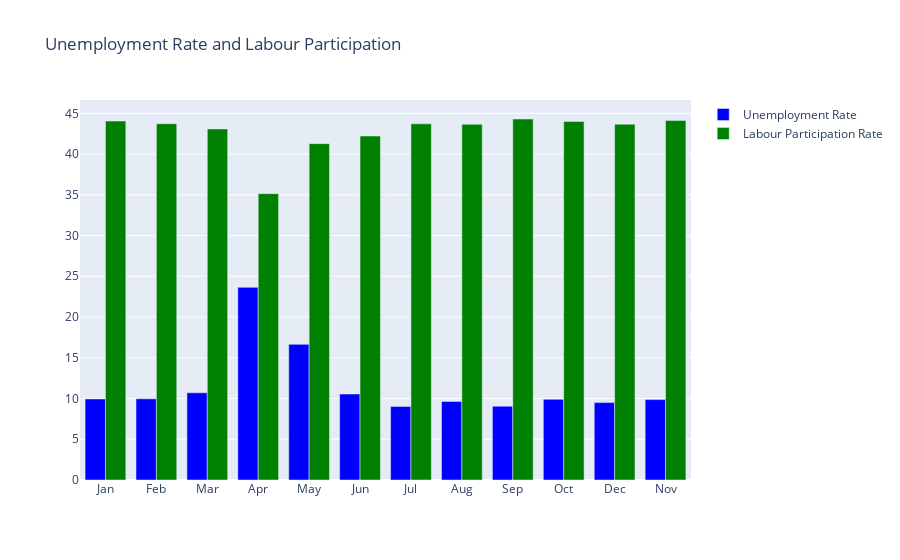

The code cell stored with this chart in its notebook:
### Markdown cell above
BAR PLOT OF UNEMPLOYMENT RATE AND LABOUR PARTICIPATION RATE

### Code cell
month = data.month
unemployment_rate = data[' Estimated Unemployment Rate (%)']
labour_participation_rate = data[' Estimated Labour Participation Rate (%)']

fig = go.Figure()
fig.add_trace(go.Bar(x=month, y=unemployment_rate, name='Unemployment Rate', marker=dict(color='blue')))
fig.add_trace(go.Bar(x=month, y=labour_participation_rate, name='Labour Participation Rate', marker=dict(color='green')))
fig.update_layout(title = 'Unemployment Rate and Labour Participation',
                  xaxis = {'categoryorder':'array','categoryarray':['Jan','Feb','Mar','Apr','May','Jun','Jul','Aug','Sep','Oct']}      )
fig.show()

### Figure 1 — Plotly figure (JSON) as saved in the notebook; plotly's stock layout.template omitted (floating-point values rounded to 4 significant figures)
{"data": [{"marker": {"color": "blue"}, "name": "Unemployment Rate", "type": "bar", "x": ["Apr", "Aug", "Dec", "Feb", "Jan", "Jul", "Jun", "Mar", "May", "Nov", "Oct", "Sep"], "y": [23.64, 9.638, 9.497, 9.965, 9.951, 9.034, 10.55, 10.7, 16.65, 9.868, 9.901, 9.052]}, {"marker": {"color": "green"}, "name": "Labour Participation Rate", "type": "bar", "x": ["Apr", "Aug", "Dec", "Feb", "Jan", "Jul", "Jun", "Mar", "May", "Nov", "Oct", "Sep"], "y": [35.14, 43.65, 43.67, 43.72, 44.05, 43.71, 42.21, 43.08, 41.28, 44.11, 44.0, 44.3]}], "layout": {"autosize": true, "title": {"text": "Unemployment Rate and Labour Participation"}, "xaxis": {"autorange": true, "categoryarray": ["Jan", "Feb", "Mar", "Apr", "May", "Jun", "Jul", "Aug", "Sep", "Oct"], "categoryorder": "array", "range": [-0.5, 11.5], "type": "category"}, "yaxis": {"autorange": true, "range": [0, 46.63], "type": "linear"}}}
